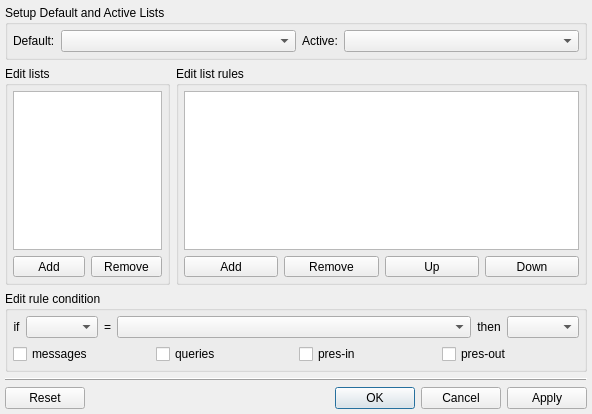
<?xml version="1.0" encoding="UTF-8"?>
<ui version="4.0">
 <class>EditListsDialogClass</class>
 <widget class="QDialog" name="EditListsDialogClass">
  <property name="geometry">
   <rect>
    <x>0</x>
    <y>0</y>
    <width>592</width>
    <height>414</height>
   </rect>
  </property>
  <layout class="QVBoxLayout" name="verticalLayout_2">
   <property name="margin">
    <number>5</number>
   </property>
   <item>
    <widget class="QGroupBox" name="grbDefaults">
     <property name="sizePolicy">
      <sizepolicy hsizetype="Expanding" vsizetype="Preferred">
       <horstretch>0</horstretch>
       <verstretch>0</verstretch>
      </sizepolicy>
     </property>
     <property name="title">
      <string>Setup Default and Active Lists</string>
     </property>
     <layout class="QVBoxLayout">
      <property name="margin">
       <number>5</number>
      </property>
      <item>
       <layout class="QHBoxLayout">
        <item>
         <widget class="QLabel" name="lblDefault">
          <property name="text">
           <string>Default:</string>
          </property>
          <property name="textFormat">
           <enum>Qt::PlainText</enum>
          </property>
         </widget>
        </item>
        <item>
         <widget class="QComboBox" name="cmbDefault">
          <property name="sizePolicy">
           <sizepolicy hsizetype="Expanding" vsizetype="Fixed">
            <horstretch>0</horstretch>
            <verstretch>0</verstretch>
           </sizepolicy>
          </property>
          <property name="sizeAdjustPolicy">
           <enum>QComboBox::AdjustToMinimumContentsLength</enum>
          </property>
         </widget>
        </item>
        <item>
         <widget class="QLabel" name="lblActive">
          <property name="text">
           <string>Active:</string>
          </property>
          <property name="textFormat">
           <enum>Qt::PlainText</enum>
          </property>
         </widget>
        </item>
        <item>
         <widget class="QComboBox" name="cmbActive">
          <property name="sizePolicy">
           <sizepolicy hsizetype="Expanding" vsizetype="Fixed">
            <horstretch>0</horstretch>
            <verstretch>0</verstretch>
           </sizepolicy>
          </property>
          <property name="sizeAdjustPolicy">
           <enum>QComboBox::AdjustToMinimumContentsLength</enum>
          </property>
         </widget>
        </item>
       </layout>
      </item>
     </layout>
    </widget>
   </item>
   <item>
    <layout class="QHBoxLayout" name="horizontalLayout_2">
     <item>
      <widget class="QGroupBox" name="grbLists">
       <property name="sizePolicy">
        <sizepolicy hsizetype="Preferred" vsizetype="Preferred">
         <horstretch>2</horstretch>
         <verstretch>0</verstretch>
        </sizepolicy>
       </property>
       <property name="title">
        <string>Edit lists</string>
       </property>
       <layout class="QVBoxLayout">
        <property name="margin">
         <number>5</number>
        </property>
        <item>
         <widget class="QListWidget" name="ltwLists"/>
        </item>
        <item>
         <layout class="QHBoxLayout">
          <item>
           <widget class="QToolButton" name="tlbAddList">
            <property name="sizePolicy">
             <sizepolicy hsizetype="Preferred" vsizetype="Fixed">
              <horstretch>0</horstretch>
              <verstretch>0</verstretch>
             </sizepolicy>
            </property>
            <property name="text">
             <string>Add</string>
            </property>
           </widget>
          </item>
          <item>
           <widget class="QToolButton" name="tlbDeleteList">
            <property name="sizePolicy">
             <sizepolicy hsizetype="Preferred" vsizetype="Fixed">
              <horstretch>0</horstretch>
              <verstretch>0</verstretch>
             </sizepolicy>
            </property>
            <property name="text">
             <string>Remove</string>
            </property>
           </widget>
          </item>
         </layout>
        </item>
       </layout>
      </widget>
     </item>
     <item>
      <widget class="QGroupBox" name="grbRulesList">
       <property name="sizePolicy">
        <sizepolicy hsizetype="Preferred" vsizetype="Preferred">
         <horstretch>5</horstretch>
         <verstretch>0</verstretch>
        </sizepolicy>
       </property>
       <property name="title">
        <string>Edit list rules</string>
       </property>
       <layout class="QVBoxLayout" name="verticalLayout">
        <property name="margin">
         <number>5</number>
        </property>
        <item>
         <widget class="QListWidget" name="ltwRules"/>
        </item>
        <item>
         <layout class="QHBoxLayout" name="horizontalLayout">
          <item>
           <widget class="QToolButton" name="tlbAddRule">
            <property name="sizePolicy">
             <sizepolicy hsizetype="Preferred" vsizetype="Fixed">
              <horstretch>0</horstretch>
              <verstretch>0</verstretch>
             </sizepolicy>
            </property>
            <property name="text">
             <string>Add</string>
            </property>
           </widget>
          </item>
          <item>
           <widget class="QToolButton" name="tlbDeleteRule">
            <property name="sizePolicy">
             <sizepolicy hsizetype="Preferred" vsizetype="Fixed">
              <horstretch>0</horstretch>
              <verstretch>0</verstretch>
             </sizepolicy>
            </property>
            <property name="text">
             <string>Remove</string>
            </property>
           </widget>
          </item>
          <item>
           <widget class="QToolButton" name="tlbRuleUp">
            <property name="sizePolicy">
             <sizepolicy hsizetype="Preferred" vsizetype="Fixed">
              <horstretch>0</horstretch>
              <verstretch>0</verstretch>
             </sizepolicy>
            </property>
            <property name="text">
             <string>Up</string>
            </property>
           </widget>
          </item>
          <item>
           <widget class="QToolButton" name="tlbRuleDown">
            <property name="sizePolicy">
             <sizepolicy hsizetype="Preferred" vsizetype="Fixed">
              <horstretch>0</horstretch>
              <verstretch>0</verstretch>
             </sizepolicy>
            </property>
            <property name="text">
             <string>Down</string>
            </property>
           </widget>
          </item>
         </layout>
        </item>
       </layout>
      </widget>
     </item>
    </layout>
   </item>
   <item>
    <widget class="QGroupBox" name="grbRuleCondition">
     <property name="title">
      <string>Edit rule condition</string>
     </property>
     <layout class="QVBoxLayout">
      <property name="margin">
       <number>5</number>
      </property>
      <item>
       <layout class="QHBoxLayout">
        <item>
         <widget class="QLabel" name="lblType">
          <property name="text">
           <string>if</string>
          </property>
          <property name="textFormat">
           <enum>Qt::PlainText</enum>
          </property>
          <property name="alignment">
           <set>Qt::AlignCenter</set>
          </property>
         </widget>
        </item>
        <item>
         <widget class="QComboBox" name="cmbType"/>
        </item>
        <item>
         <widget class="QLabel" name="lblEqual">
          <property name="text">
           <string>=</string>
          </property>
          <property name="textFormat">
           <enum>Qt::PlainText</enum>
          </property>
          <property name="alignment">
           <set>Qt::AlignCenter</set>
          </property>
         </widget>
        </item>
        <item>
         <widget class="QComboBox" name="cmbValue">
          <property name="sizePolicy">
           <sizepolicy hsizetype="Expanding" vsizetype="Fixed">
            <horstretch>0</horstretch>
            <verstretch>0</verstretch>
           </sizepolicy>
          </property>
          <property name="sizeAdjustPolicy">
           <enum>QComboBox::AdjustToMinimumContentsLength</enum>
          </property>
         </widget>
        </item>
        <item>
         <widget class="QLabel" name="lblThen">
          <property name="text">
           <string>then</string>
          </property>
          <property name="textFormat">
           <enum>Qt::PlainText</enum>
          </property>
          <property name="alignment">
           <set>Qt::AlignCenter</set>
          </property>
         </widget>
        </item>
        <item>
         <widget class="QComboBox" name="cmbAction"/>
        </item>
       </layout>
      </item>
      <item>
       <layout class="QHBoxLayout">
        <item>
         <widget class="QCheckBox" name="chbMessage">
          <property name="text">
           <string>messages</string>
          </property>
         </widget>
        </item>
        <item>
         <widget class="QCheckBox" name="chbQueries">
          <property name="text">
           <string>queries</string>
          </property>
         </widget>
        </item>
        <item>
         <widget class="QCheckBox" name="chbPresenceIn">
          <property name="text">
           <string>pres-in</string>
          </property>
         </widget>
        </item>
        <item>
         <widget class="QCheckBox" name="chbPresenceOut">
          <property name="text">
           <string>pres-out</string>
          </property>
         </widget>
        </item>
       </layout>
      </item>
     </layout>
    </widget>
   </item>
   <item>
    <widget class="QFrame" name="frame">
     <property name="frameShape">
      <enum>QFrame::HLine</enum>
     </property>
     <property name="frameShadow">
      <enum>QFrame::Raised</enum>
     </property>
    </widget>
   </item>
   <item>
    <widget class="QDialogButtonBox" name="dbbButtons">
     <property name="standardButtons">
      <set>QDialogButtonBox::Apply|QDialogButtonBox::Cancel|QDialogButtonBox::Ok|QDialogButtonBox::Reset</set>
     </property>
    </widget>
   </item>
  </layout>
 </widget>
 <layoutdefault spacing="6" margin="11"/>
 <resources/>
 <connections/>
</ui>
